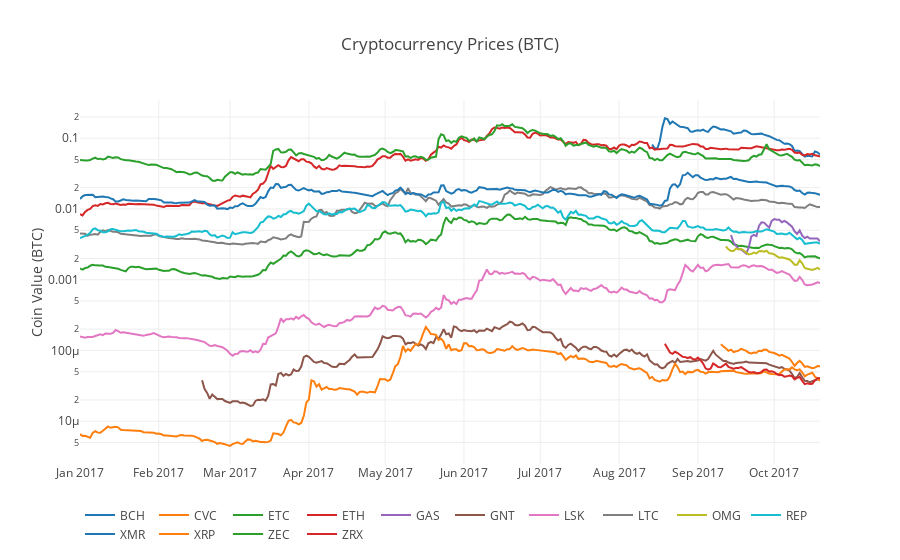

The cell this chart's notebook holds for it:
### Code cell
# Chart all of the altocoin prices - log scale
df_scatter(combined_df, 'Cryptocurrency Prices (BTC)', seperate_y_axis=False, y_axis_label='Coin Value (BTC)', scale='log')

### Figure 1 — Plotly figure (JSON) as saved in the notebook; plotly's stock layout.template omitted (floating-point values rounded to 4 significant figures; data arrays with more than 128 entries replaced by an {"elided": "..."} marker saying what was removed)
{"data": [{"name": "BCH", "type": "scatter", "visible": "visible", "x": {"elided": "292 str values"}, "y": {"elided": "292 float values"}}, {"name": "CVC", "type": "scatter", "visible": "visible", "x": {"elided": "292 str values"}, "y": {"elided": "292 float values"}}, {"name": "ETC", "type": "scatter", "visible": "visible", "x": {"elided": "292 str values"}, "y": {"elided": "292 float values"}}, {"name": "ETH", "type": "scatter", "visible": "visible", "x": {"elided": "292 str values"}, "y": {"elided": "292 float values"}}, {"name": "GAS", "type": "scatter", "visible": "visible", "x": {"elided": "292 str values"}, "y": {"elided": "292 float values"}}, {"name": "GNT", "type": "scatter", "visible": "visible", "x": {"elided": "292 str values"}, "y": {"elided": "292 float values"}}, {"name": "LSK", "type": "scatter", "visible": "visible", "x": {"elided": "292 str values"}, "y": {"elided": "292 float values"}}, {"name": "LTC", "type": "scatter", "visible": "visible", "x": {"elided": "292 str values"}, "y": {"elided": "292 float values"}}, {"name": "OMG", "type": "scatter", "visible": "visible", "x": {"elided": "292 str values"}, "y": {"elided": "292 float values"}}, {"name": "REP", "type": "scatter", "visible": "visible", "x": {"elided": "292 str values"}, "y": {"elided": "292 float values"}}, {"name": "XMR", "type": "scatter", "visible": "visible", "x": {"elided": "292 str values"}, "y": {"elided": "292 float values"}}, {"name": "XRP", "type": "scatter", "visible": "visible", "x": {"elided": "292 str values"}, "y": {"elided": "292 float values"}}, {"name": "ZEC", "type": "scatter", "visible": "visible", "x": {"elided": "292 str values"}, "y": {"elided": "292 float values"}}, {"name": "ZRX", "type": "scatter", "visible": "visible", "x": {"elided": "292 str values"}, "y": {"elided": "292 float values"}}], "layout": {"legend": {"orientation": "h"}, "title": "Cryptocurrency Prices (BTC)", "xaxis": {"type": "date"}, "yaxis": {"showticklabels": true, "title": "Coin Value (BTC)", "type": "log"}}}
